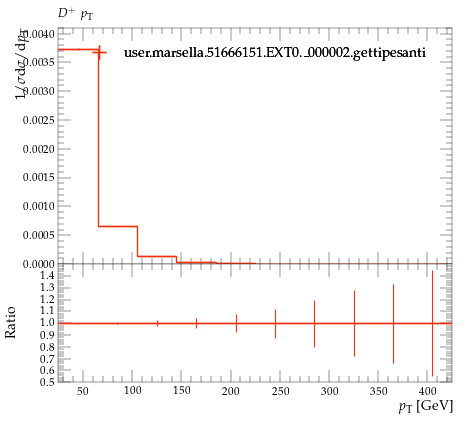

Reproduce this figure in Python.
#! /usr/bin/env python

# This Python script was auto-generated using YODA v2.0.2.
# Analysis object: /MC_HFDECAYS/DPLUS_pT
# Timestamp: 24-07-2026 (16:40:04)

import matplotlib as mpl
import matplotlib.pyplot as plt
mpl.use('Agg') # comment out for interactive use
import os
import numpy as np

plotDir = os.path.split(os.path.realpath(__file__))[0]
if 'YODA_USER_PLOT_PATH' in globals():
    plot_outdir = globals()['YODA_USER_PLOT_PATH']
else:
    plot_outdir = plotDir

#plot style
plt.style.use(os.path.join(plotDir, '../default.mplstyle'))
# plot metadata
figW, figH = plt.rcParams['figure.figsize']
ax_xLabel = r'$p_\mathrm{T}$ [GeV]'
ax_yLabel = r'$1/\sigma \mathrm{d}\sigma/\mathrm{d}p_\mathrm{T}$'
ax_title  = r'$D^+$ $p_\mathrm{T}$'
ax_xScale = 'linear'
ax_yScale = 'linear'
xLims = (25.0, 425.0)
yLims = (0.0, 0.0041003204)

# TeX-friendly labels for the legend
labels = {
    'legend' : ([ r"user.marsella.51666151.EXT0.\_000002.gettipesanti" ], r""),
}

# Adjust canvas width and height
canvasW = 10.0
canvasH = 9.0
figW *= canvasW/10.
figH *= canvasH/9.

# Create figure and axis objects
fig, (ax, ratio0_ax) = plt.subplots(2, 1, sharex=True,
                  figsize=(figW,figH), gridspec_kw={'height_ratios': (6.0, 3.0)})

# Set figure margins
plt.subplots_adjust(
    left   = 1.0 * plt.rcParams['figure.subplot.left'],
    right  = 1.0 * plt.rcParams['figure.subplot.right'],
    top    = 1.0 * plt.rcParams['figure.subplot.top'],
    bottom = 1.0 * plt.rcParams['figure.subplot.bottom'])

ratio0_ax.yaxis.set_major_locator(mpl.ticker.MultipleLocator(0.1))
ratio0_ax.set_ylim(0.5, 1.4999)
ratio0_ax.set_ylabel('Ratio')

# the numerical data is stored in a separate file
dataf = dict()
prefix = os.path.split(__file__)[0]
if prefix:    prefix = prefix + '/'
exec(open(prefix+'DPLUS_pT__data.py').read(), dataf)


legend_handles = dict() # keep track of handles for the legend

# style options for curves
# starts at zorder>=5 to draw curve on top of legend
styles = {
  'user.marsella.51666151.EXT0._000002.gettipesanti.yoda.gz': {
    'color' : '#EE3311',
    'linestyle' : '-',
    'linewidth' : 1,
    'marker' : 'none',
    'markersize' : 2,
    'capsize' : 0.0,
    'zorder' : 5,
    'histstyle' : 1,
    'drawstyle' : 'steps-pre',
    'xerrorbars' : 1,
    'yerrorbars' : 1,
    'fillcolor' : None,
    'fillopacity' : 1.0,
    'ratio0_linestyle' : '-',
    'ratio0_linewidth' : 1,
    'ratio0_marker' : 'none',
    'ratio0_markersize' : 2,
    'ratio0_capsize' : 0.0,
    'ratio0_zorder' : 5,
    'ratio0_histstyle' : 1,
    'ratio0_drawstyle' : 'steps-pre',
    'ratio0_xerrorbars' : 1,
    'ratio0_yerrorbars' : 1,
  },
}

# curve from input yoda files in main panel
for label, yvals in dataf['yvals'].items():
    if all(np.isnan(v) for v in dataf['yvals'][label]):
        continue
    tmp = None
    if styles[label]['histstyle']: # draw as histogram
        xpos = dataf['xedges'][label] if styles[label]['drawstyle'] else dataf['xpoints'][label]
        ypos = np.insert(yvals, 0, yvals[0]) if styles[label]['drawstyle'] else yvals
        if styles[label]['fillcolor']: # fill area below curve
            ax.fill_between(xpos, ypos, step='pre',
                            color=styles[label]['fillcolor'],
                            alpha=styles[label]['fillopacity'])
        tmp, = ax.plot(xpos, ypos,
                       color=styles[label]['color'],
                       linestyle=styles[label]['linestyle'],
                       linewidth=styles[label]['linewidth'],
                       drawstyle=styles[label]['drawstyle'], solid_joinstyle='miter',
                       zorder=styles[label]['zorder'], label=label)
    tmp = ax.errorbar(dataf['xpoints'][label], yvals,
                      xerr=np.array(dataf['xerrs'][label])*styles[label]['xerrorbars'],
                      yerr=np.array(dataf['yerrs'][label])*styles[label]['yerrorbars'],
                      fmt=styles[label]['marker'], capsize=styles[label]['capsize'],
                      markersize=styles[label]['markersize'],
                      ecolor=styles[label]['color'],
                      color=styles[label]['color'], zorder=styles[label]['zorder'])
    tmp[-1][0].set_linestyle(styles[label]['linestyle'])
    tmp[-1][0].set_linewidth(styles[label]['linewidth'])
    if label in dataf['add_legend_handle']:  legend_handles[label] = tmp
    for varLabel in dataf['variation_yvals'].keys():
        if varLabel.startswith(label):
            tmp, = ax.plot(dataf['xedges'][label], dataf['variation_yvals'][varLabel],
                           color=styles[label]['color'],
                           linestyle=styles[label]['linestyle'],
                           linewidth=styles[label]['linewidth'],
                           drawstyle='steps-pre', solid_joinstyle='miter',
                           zorder=styles[label]['zorder'], alpha=0.5)


# plots on ratio panel
# curve from input yoda files in ratio panel
for label, yvals in dataf['ratio0_yvals'].items():
    if all(np.isnan(v) for v in yvals):
        continue
    if styles[label]['ratio0_histstyle']: # plot as histogram
        xpos = dataf['xedges']['user.marsella.51666151.EXT0._000002.gettipesanti.yoda.gz'] if styles[label]['ratio0_drawstyle'] else dataf['xpoints']['user.marsella.51666151.EXT0._000002.gettipesanti.yoda.gz']
        ypos = np.insert(yvals, 0, yvals[0]) if styles[label]['ratio0_drawstyle'] else yvals
        ratio0_ax.plot(xpos, ypos,
                       color=styles[label]['color'],
                       linewidth=styles[label]['linewidth'],
                       linestyle=styles[label]['ratio0_linestyle'],
                       drawstyle=styles[label]['ratio0_drawstyle'], zorder=styles[label]['zorder'],
                       solid_joinstyle='miter')
    tmp = ratio0_ax.errorbar(dataf['xpoints']['user.marsella.51666151.EXT0._000002.gettipesanti.yoda.gz'], yvals,
                             xerr=np.array(dataf['ref_xerrs'])*styles[label]['ratio0_xerrorbars'],
                             yerr=np.array(dataf['ratio0_yerrs'][label])*styles[label]['ratio0_yerrorbars'],
                             fmt=styles[label]['ratio0_marker'], capsize=styles[label]['ratio0_capsize'],
                             markersize=styles[label]['ratio0_markersize'],
                             ecolor=styles[label]['color'],
                             color=styles[label]['color'])
    tmp[-1][0].set_linestyle(styles[label]['ratio0_linestyle'])
    tmp[-1][0].set_linewidth(styles[label]['ratio0_linewidth'])

    for varlabel in dataf['ratio0_variation_vals'].keys():
        if varlabel.startswith(label):
            ratio0_ax.plot(dataf['xedges']['user.marsella.51666151.EXT0._000002.gettipesanti.yoda.gz'],
                            dataf['ratio0_variation_vals'][varlabel],
                            color=styles[label]['color'],
                            linestyle=styles[label]['linestyle'],
                            linewidth=styles[label]['linewidth'],
                            drawstyle='steps-pre', solid_joinstyle='miter',
                            zorder=1, alpha=0.5)

legend_items = list(legend_handles.values())
ax.add_artist(ax.legend(legend_items,
                        labels['legend'][0],
                        title=labels['legend'][1],
                        alignment='left',
                        loc='upper center',
                        bbox_to_anchor=(0.5, 0.97)))

# set plot metadata as defined above
ratio0_ax.set_xlabel(ax_xLabel)
ratio0_ax.xaxis.set_label_coords(1., -0.15)
ax.set_ylabel(ax_yLabel, ha='right', va='top')
ax.yaxis.set_label_coords(-0.11, 1.0)
ax.set_title(ax_title, loc='left')
ax.set_xscale(ax_xScale)
ax.set_yscale(ax_yScale)
ax.set_xlim(xLims)
ax.set_ylim(yLims)

# tick formatting
plt.rcParams['xtick.top'] = True
plt.rcParams['ytick.right'] = True
fig.align_ylabels((ax, ratio0_ax))
plt.savefig(os.path.join(plot_outdir, 'DPLUS_pT.pdf'), format='PDF')
plt.savefig(os.path.join(plot_outdir, 'DPLUS_pT.png'), format='PNG')

plt.close(fig)
